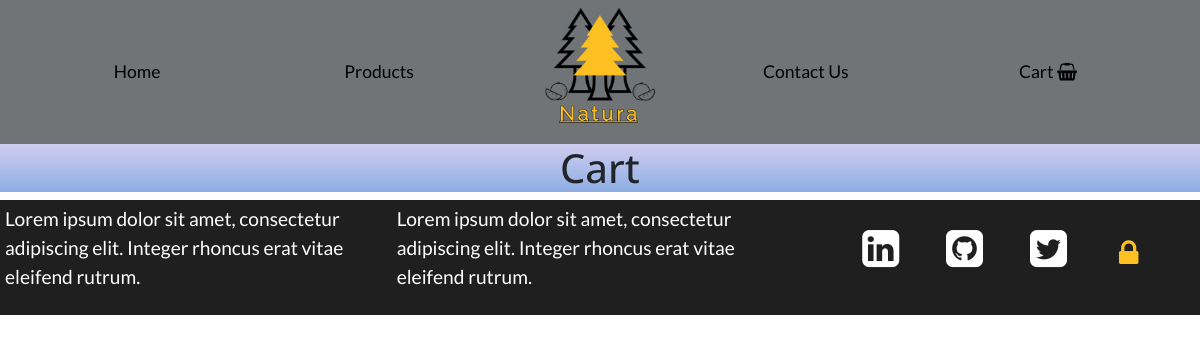
/cart, run on an earlier commit of the app's database.
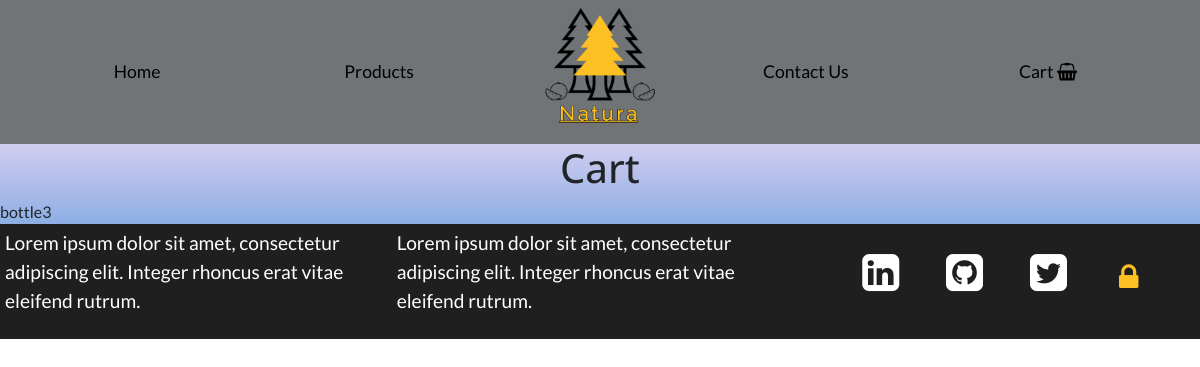
And on a later commit of the database.
### cart/models.py (models this page shows)
class OrderProduct(models.Model):
    product = models.OneToOneField(add_bottle, on_delete=models.SET_NULL, null=True)
    ordered = models.BooleanField(default=False)
    when = models.DateTimeField(null=True)

### products/models.py (models this page shows)
class add_bottle(models.Model):
    PRODUCT_CHOICES = (
        ('1', 'Bottle'), ('2', 'Crate'), ('3', 'Keg'))
    product_type = models.CharField(
        max_length=50, choices=PRODUCT_CHOICES, default='')
    bottle_title = models.CharField(max_length=50, blank=False)
    bottle_price = models.DecimalField(blank=False, max_digits=10, decimal_places=2)
    bottle_img = models.ImageField(upload_to="static/img/bottle", blank=True, null=True)
    featured = models.BooleanField(default=False)
    def __str__(self):
            return self.bottle_title

### cart/views.py (the view)
# urls.py: path(r'cart', cart, name='cart'),
def cart(request):
    get_cart_items = OrderProduct.objects.all()
    return render(request, "../templates/cart.html", {"get_cart_items": get_cart_items})

### templates/cart.html (shortened to what this page needs)
{%extends "base.html"%}
{%block heading%}
Cart
{%endblock%}
{%block content%}
<div>
    {%for get_cart_items in get_cart_items%}
        <div>{{get_cart_items.product}}</div>
    {%endfor%}
</div>
{%endblock%}

What changed in the data, as far as the page shows it:
added OrderProduct: product "bottle3"
